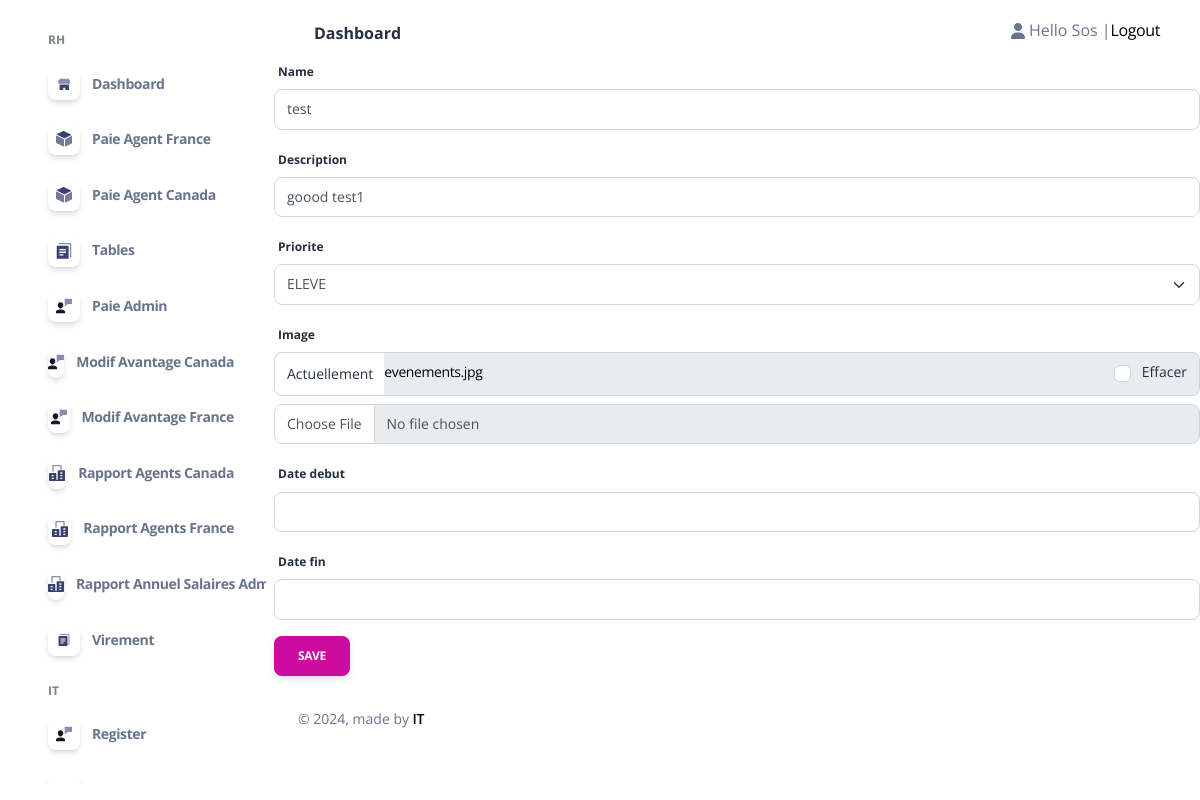
/EditE/1 (signed in), run on an earlier commit of the app's database.
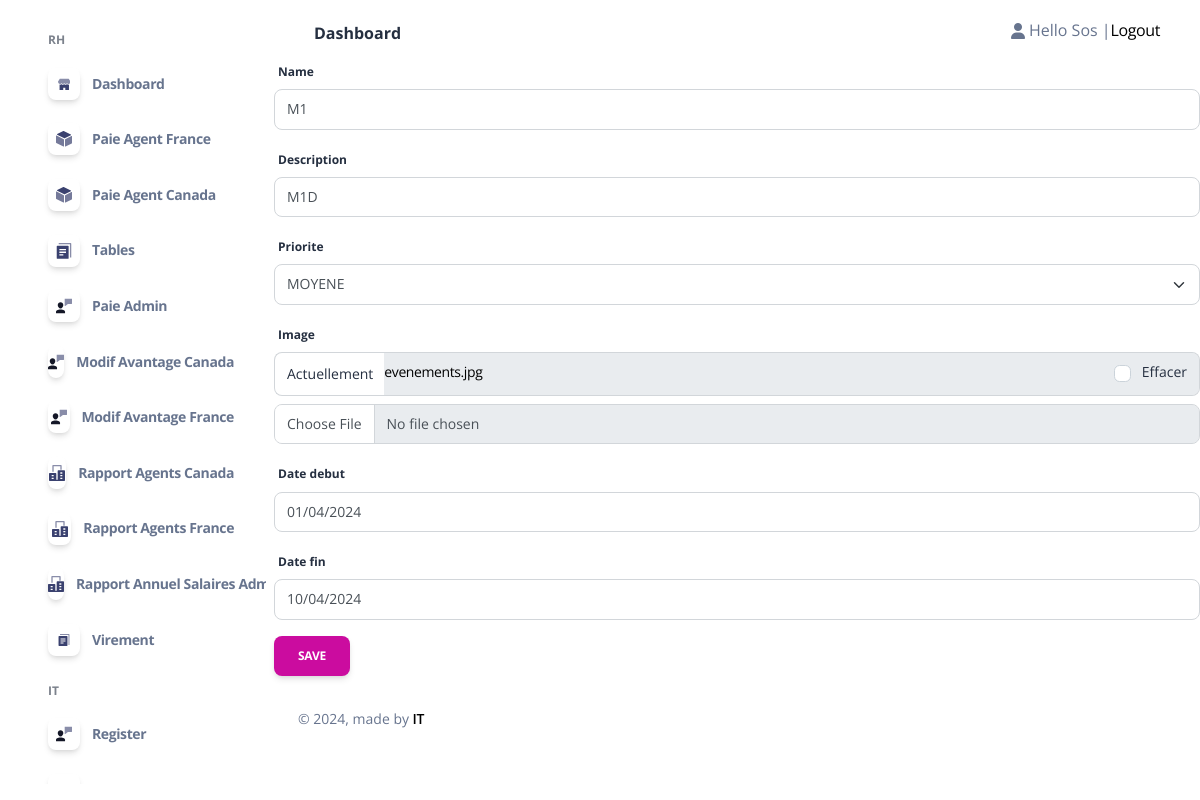
And on a later commit of the database.
### admin_Sos/models.py (models this page shows)
class Event(models.Model):
    Statut= (
        ('ELEVE','ELEVE'),
        ('MOYENE','MOYENE'),
        ('FAIBLE','FAIBLE'),
    )
    Name=models.CharField(null=True, blank=True,max_length=100)
    Description=models.CharField(null=True, blank=True,max_length=1000)
    priorite=models.CharField(null=True, blank=True,max_length=100,choices=Statut)
    image=models.ImageField(null=True, blank=True)
    Date_debut = models.DateField(null=True,blank=True)
    Date_fin = models.DateField(null=True,blank=True)

### admin_Sos/decorators.py (the view)
        def wrapper_func(request,*args, **kwargs):
            group=None
            if request.user.groups.exists():
                group= request.user.groups.all()[0].name
            if group == 'Admin':
                return view_func(request,*args, **kwargs)
            if group == 'Agent':
                return redirect('home')
            else:
                return redirect('login')

### admin_Sos/forms.py
class EventForm(forms.ModelForm):
    class Meta:
        model = Event
        fields = '__all__'

### admin_Sos/views.py (called while the page is built)
@login_required(login_url='login')
@admin_only
def EditEView(request,id):
    instance= Event.objects.get(id=id)
    if request.method == "POST":
        form = EventForm(data=request.POST,files=request.FILES,instance=instance)
        if form.is_valid():
            form.save()
            return redirect('tableEV')
    if request.method == "GET":
        form = EventForm(instance=instance)
    return render(request,'admin_/EditE.html',{'form':form,'Event':instance})

### Templates/admin_/EditE.html (shortened to what this page needs)
{% extends 'admin_/Base/homebase_admin.html' %}
{% block body %}{% include 'admin_/content/Modify/content_editE.html'%}{% endblock  %}

### Templates/admin_/content/Modify/content_editE.html (shortened to what this page needs)
{% load crispy_forms_tags %}
<form method="POST" enctype="multipart/form-data" data-url="{% url 'EditEV' id=Event.id %}" class="create-form">
   {{form|crispy}}
   <button type="submit" name="Ajouter" value="Ajouter" class="btn btn-primary">Save</button>
</form>

What changed in the data, as far as the page shows it:
changed Event: Name "test" → "M1"; Description "goood test1" → "M1D"; priorite "ELEVE" → "MOYENE"; Date_debut (not shown) → "01/04/2024"; Date_fin (not shown) → "10/04/2024"
